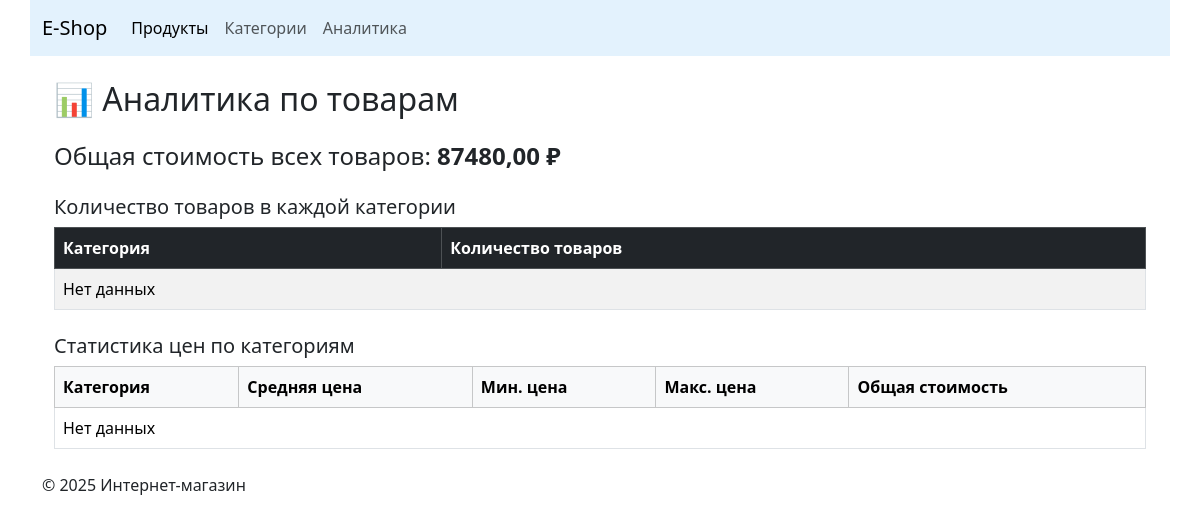
The page /analytics/ on the database as committed earlier.
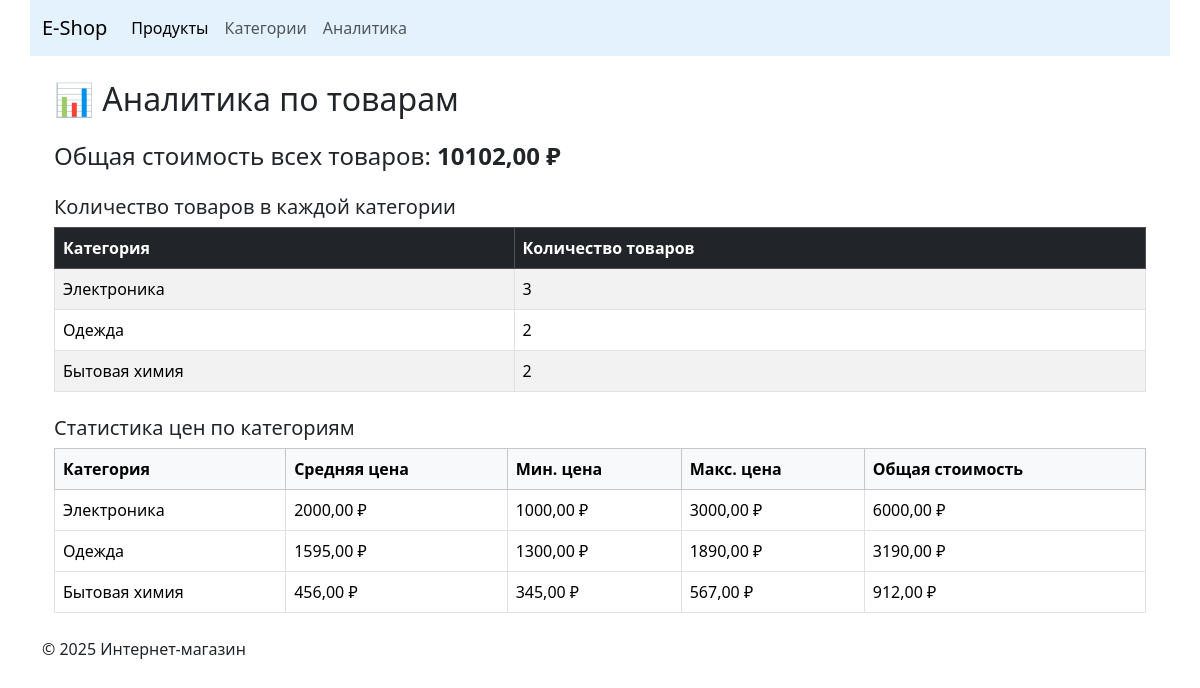
The same page on the database as committed later.
### products/models.py (models this page shows, shortened)
class Category(models.Model):
    name = models.CharField(max_length=100, unique=True, verbose_name="Название категории")
    class Meta:
        verbose_name = "Категория"
        verbose_name_plural = "Категории"

### products/views.py (the view)
# urls.py: path('analytics/', ProductAnalyticsView.as_view(), name='product_analytics'),
class ProductAnalyticsView(TemplateView):
    template_name = 'products/product_analytics.html'
    def get_context_data(self, **kwargs):
        context = super().get_context_data(**kwargs)
        context['total_price'] = Product.objects.aggregate(Sum('price'))['price__sum'] or 0
        context['category_counts'] = Category.objects.annotate(product_count=Count('products'))
        context['category_price_stats'] = Category.objects.annotate(
            avg_price=Avg('products__price'),
            min_price=Min('products__price'),
            max_price=Max('products__price'),
            total_price=Sum('products__price'),
        )
        return context

### templates/products/product_analytics.html (shortened to what this page needs)
{% extends "products/base.html" %}
{% block content %}
<div class="container mt-4">
    <h2 class="mb-4">📊 Аналитика по товарам</h2>
    <div class="mb-4">
        <h4>Общая стоимость всех товаров: <strong>{{ total_price|floatformat:2 }} ₽</strong></h4>
    </div>
    <div class="mb-4">
        <h5>Количество товаров в каждой категории</h5>
        <table class="table table-bordered table-striped">
            <thead class="table-dark">
                <tr>
                    <th>Категория</th>
                    <th>Количество товаров</th>
                </tr>
            </thead>
            <tbody>
                {% for category in category_counts %}
                <tr>
                    <td>{{ category.name }}</td>
                    <td>{{ category.product_count }}</td>
                </tr>
                {% empty %}
                <tr><td colspan="2">Нет данных</td></tr>
                {% endfor %}
            </tbody>
        </table>
    </div>
    <div class="mb-4">
        <h5>Статистика цен по категориям</h5>
        <table class="table table-bordered table-hover">
            <thead class="table-light">
                <tr>
                    <th>Категория</th>
                    <th>Средняя цена</th>
                    <th>Мин. цена</th>
                    <th>Макс. цена</th>
                    <th>Общая стоимость</th>
                </tr>
            </thead>
            <tbody>
                {% for category in category_price_stats %}
                <tr>
                    <td>{{ category.name }}</td>
                    <td>{{ category.avg_price|floatformat:2 }} ₽</td>
                    <td>{{ category.min_price|floatformat:2 }} ₽</td>
                    <td>{{ category.max_price|floatformat:2 }} ₽</td>
                    <td>{{ category.total_price|floatformat:2 }} ₽</td>
                </tr>
                {% empty %}
                <tr><td colspan="5">Нет данных</td></tr>
                {% endfor %}
            </tbody>
        </table>
    </div>
</div>
{% endblock %}

### templates/products/base.html (shortened to what this page needs)
{% load static %}
<!DOCTYPE html>
<html lang="ru">
<head>
    <link href="https://cdn.jsdelivr.net/npm/bootstrap@5.3.3/dist/css/bootstrap.min.css" rel="stylesheet"
>
</head>
<body>
<nav class="navbar navbar-expand-lg container" style="background-color: #e3f2fd;">
    <div class="container-fluid">
        <a class="navbar-brand" href="#">E-Shop</a>
        <div class="collapse navbar-collapse" id="navbarNavDropdown">
            <ul class="navbar-nav">
                <li class="nav-item">
                    <a class="nav-link active" aria-current="page" href="{% url 'products:product_list' %}">Продукты</a>
                </li>
                <li class="nav-item">
                    <a class="nav-link" href="{% url 'products:category_list' %}">Категории</a>
                </li>
                <li class="nav-item">
                    <a class="nav-link" href="{% url 'products:product_analytics' %}">Аналитика</a>
                </li>
            </ul>
        </div>
    </div>
</nav>
<div class="container">
    {% block content %}{% endblock %}
</div>
<div class="container">
   <footer>
    <p>&copy; 2025 Интернет-магазин</p>
</footer>
</div>
</body>
</html>

Rows that differ between the two databases and show on the page:
added Category: name "Электроника", product_count "3", avg_price "2000,00", min_price "1000,00", max_price "3000,00", total_price "6000,00"
added Category: name "Одежда", product_count "2", avg_price "1595,00", min_price "1300,00", max_price "1890,00", total_price "3190,00"
added Category: name "Бытовая химия", product_count "2", avg_price "456,00", min_price "345,00", max_price "567,00", total_price "912,00"
Other text that changed with them:
{{ total_price|floatformat:2 }}: "87480,00" → "10102,00"
text no longer shown: "Нет данных Нет данных"
